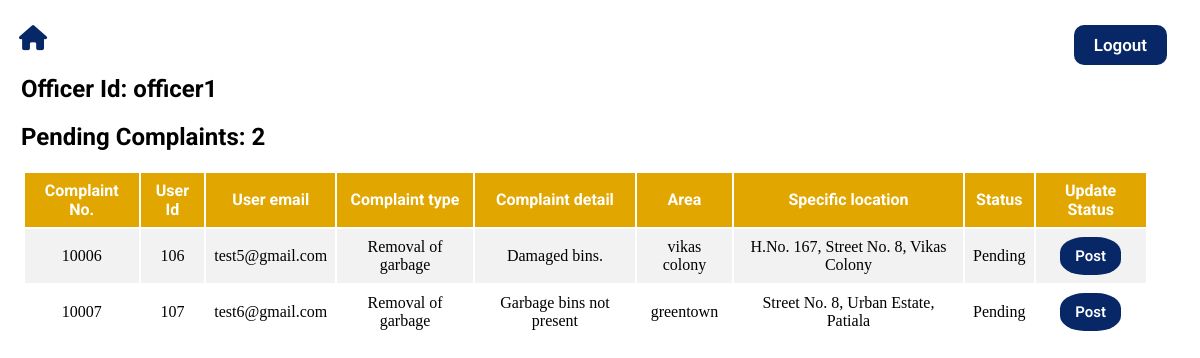
Screenshot of /officer.php (signed in) with the database file from the repository.
### tables this page shows
CREATE TABLE `staff_login` (
  `staff_id` varchar(64) NOT NULL,
  `email` varchar(255) NOT NULL,
  `password` varchar(8) NOT NULL,
  `department` varchar(10) NOT NULL DEFAULT 'officer',
  `field` varchar(255) NOT NULL
);

CREATE TABLE `complaints` (
  `comp_id` int(11) NOT NULL,
  `usercomp_id` int(11) NOT NULL,
  `comptype` varchar(255) DEFAULT NULL,
  `compdetail` varchar(255) DEFAULT NULL,
  `comparea` varchar(255) DEFAULT NULL,
  `complocality` varchar(255) DEFAULT NULL,
  `status` varchar(255) NOT NULL DEFAULT 'Pending',
  `solution` varchar(255) NOT NULL
);

CREATE TABLE `users` (
  `id` int(11) NOT NULL,
  `email` varchar(255) NOT NULL,
  `name` varchar(255) NOT NULL,
  `phone` varchar(10) NOT NULL,
  `pincode` int(11) NOT NULL,
  `state` varchar(255) DEFAULT NULL,
  `address` varchar(255) DEFAULT NULL
);

### officer.php (the view, shortened to what this page needs)
<?php
$db_hostname = "127.0.0.1";
$db_user = "root";
$db_password = "";
$db_name = "complaintregistration";
$conn = mysqli_connect($db_hostname, $db_user, $db_password, $db_name);
$staff_check = $_SESSION['login_staff'];
$sql = "SELECT * from staff_login where staff_id = '$staff_check' ";
$result = mysqli_query($conn, $sql);
$row = mysqli_fetch_assoc($result);
$login_Session = $row['staff_id'];
$field = $row['field'];
$query = "SELECT * from complaints where comptype = '$field' AND status = 'Pending'";
$res = mysqli_query($conn, $query);
$rows = mysqli_fetch_all($res, MYSQLI_ASSOC);
$count = mysqli_num_rows($res);
?>
<!DOCTYPE html>
<html lang="en">
<head>
    <link rel="stylesheet" href="https://cdnjs.cloudflare.com/ajax/libs/font-awesome/6.1.1/css/all.min.css">
    <link rel="stylesheet" href="https://cdn.jsdelivr.net/npm/swiper@8/swiper-bundle.min.css" />
    <link rel="stylesheet" href="./common.css">
    <link rel="stylesheet" href="./officer.css">
</head>
<body>
    <div style="overflow:auto;" class="logout">
        <div class="icon" style="float:left;">
            <a href="./user.php"><i class="fa-solid fa-house"></i></a>
        </div>
        <div style="float:right;">
            <button type="button" id="logout" name="logout" onclick="document.location.href = './logout.php'">Logout</button>
        </div>
    </div>
    <h2>Officer Id: <?php echo $login_Session; ?></h2>
    <h2>Pending Complaints: <?php echo $count; ?></h2>
    <table>
        <tr>
            <th>Complaint No.</th>
            <th>User Id</th>
            <th>User email</th>
            <th>Complaint type</th>
            <th>Complaint detail</th>
            <th>Area</th>
            <th>Specific location</th>
            <th>Status</th>
            <th>Update Status</th>
        </tr>
        <?php
        foreach ($rows as $row) {
        ?>
            <tr id="<?php echo $row['comp_id'] ?>">
                <td><?php echo $row['comp_id']; ?></td>
                <td><?php echo $row['usercomp_id']; ?></td>
                <?php
                $id = $row['usercomp_id'];
                $query2 = "Select * from users where id = '$id'";
                $res2 = mysqli_query($conn, $query2);
                $r = mysqli_fetch_assoc($res2);
                ?>
                <td><?php echo $r['email']; ?></td>
                <td><?php echo $row['comptype']; ?></td>
                <td><?php echo $row['compdetail']; ?></td>
                <td><?php echo $row['comparea']; ?></td>
                <td><?php echo $row['complocality']; ?></td>
                <td><?php echo $row['status']; ?></td>
                <td><button id="uploadbtn" onclick="show()">Post</button></td>
            </tr>
        <?php
        }
        ?>
    </table>
</body>
</html>

### common.css (style rules this page uses)
* { box-sizing: border-box; font-family: 'Bree Serif', serif; }
button { background-color: #E1A700; font-weight: 600; color: #ffffff; border: none; padding: 10px 20px; font-size: 17px; font-family: 'Roboto', sans-serif; cursor: pointer; }
h1,h2 { font-family: 'Roboto', sans-serif; }

### officer.css (style rules this page uses)
.logout { margin: 15px; position: relative; top: 10px; right: 10px; }
.logout button { background-color: #072767; border-radius: 10px; }
.icon { left: 6px; position: relative; }
.icon i { font-size: 25px; color: #072767; }
h2 { margin-left: 13px; }
table { width: 95%; margin: 15px; }
th, td { text-align: left; padding: 8px; text-align: center; }
tr:nth-child(even) { background-color: #f2f2f2 }
th { background-color: #E1A700; color: rgb(255, 255, 255); font-family: 'Roboto', sans-serif; }
#uploadbtn { background-color: #072767; padding: 10px 15px; font-size: 15px; border-radius: 40%; }
::placeholder { color: grey; }

### rows the page displays
staff_login: staff_id "officer1"
complaints: comp_id "10006", usercomp "106", users.email "test5@gmail.com", comptype "Removal of garbage", compdetail "Damaged bins.", comparea "vikas colony", complocality "H.No. 167, Street No. 8, Vikas Colony", status "Pending"
complaints: comp_id "10007", usercomp "107", users.email "test6@gmail.com", comptype "Removal of garbage", compdetail "Garbage bins not present", comparea "greentown", complocality "Street No. 8, Urban Estate, Patiala", status "Pending"

### other values shown
$count "2"
